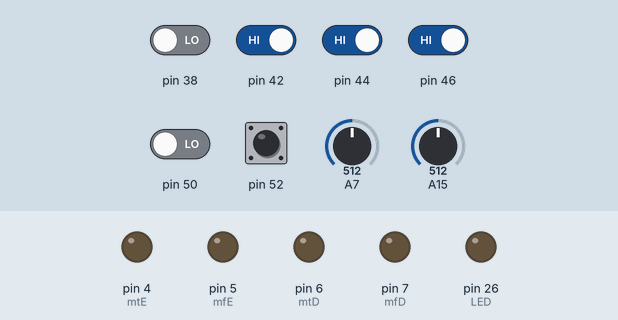
This sketch was run on a simulated Arduino Mega 2560, built with avr-gcc and run on an emulated ATmega2560. Parts: output pins drawn as LEDs (lit = HIGH). The inputs (shaded band) are chosen by the test bench; at power-on: pin 42, pin 44, pin 46, pin 52 HIGH, pin 38, pin 50 LOW, A7 = 512, A15 = 512.

Above: at 1.2 s.
1.3 s: pin 38 driven HIGH
At 2.5 s:
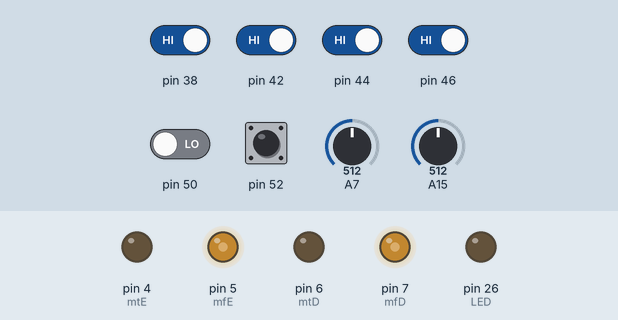
2.8 s: pin 44 driven LOW
At 4.0 s:
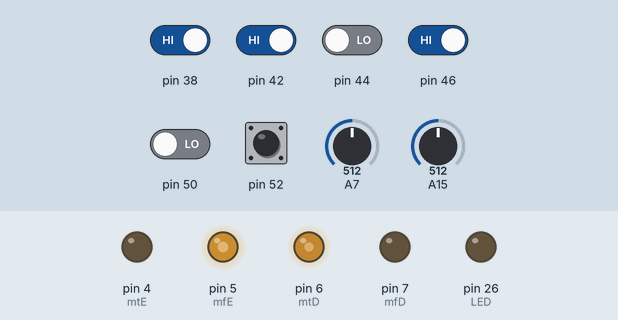
4.3 s: pin 46 driven LOW
At 4.8 s:
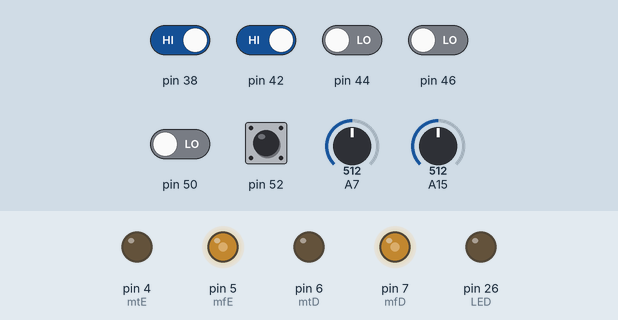
5.8 s: pin 44 driven HIGH
At 7.0 s:
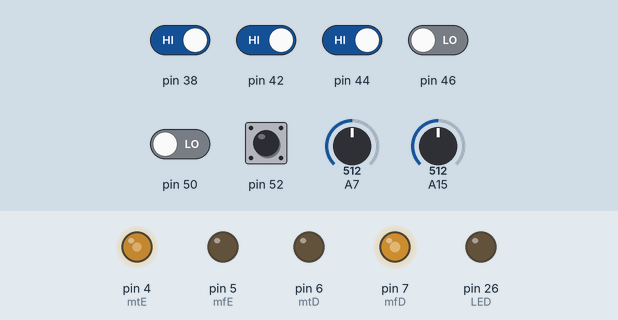
7.3 s: pin 42 driven LOW and pin 50 driven HIGH
At 9.3 s:
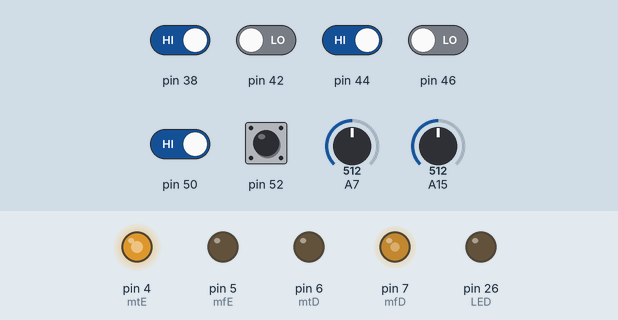
10.1 s: pin 46 driven HIGH
At 10.4 s:
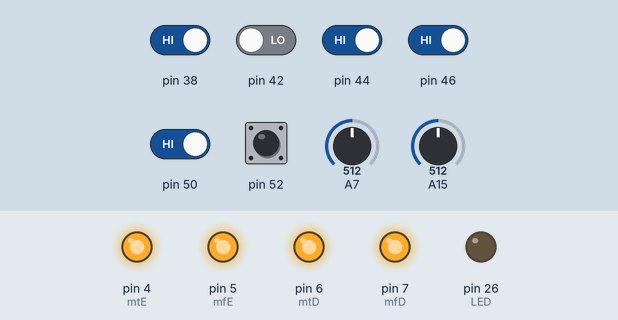
Timing chart, 0 to 13.1 s (numbered marks = the images above; inputs shaded):
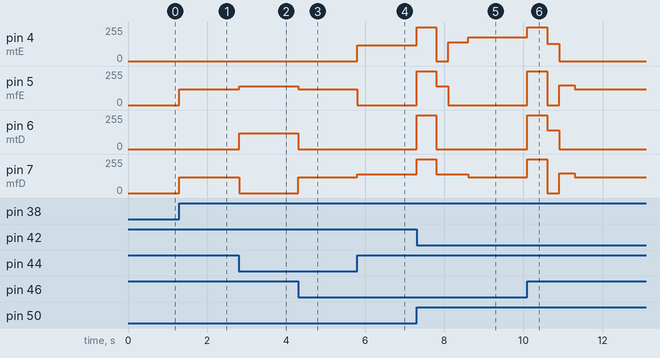

The sketch:

sketch_jul25d.ino
```cpp
//PROGRMAÇÃO_SAMURAI
//DECLARANDO MOTORES
byte mfE = 5;
byte mtE = 4;
byte mfD = 7;
byte mtD = 6;
byte LED = 26;


//VARIAVEIS GLOBAIS
byte curvaD = 0;
byte curvaE = 0;


//DECLARANDO SENSORES
int sensor_VE(A15);   //sensor verde esquerdo
int sensor_VD(A7);   //sensor verde direito
int sensor_EE(52);    //sensor extrema esquerda
int sensor_C(50);     //sensor central
int sensor_A(38);     //sensor avançado
int sensor_ED(42);    //sensor extrema direita
int sensor_PE(44);    //sensor ponta esquerda
int sensor_PD(46);    //sensor ponta direita

void setup() {


  //CONFIGURAÇÃO MOTORES
  pinMode(4, OUTPUT);
  pinMode(5, OUTPUT);
  pinMode(7, OUTPUT);
  pinMode(6, OUTPUT);
  pinMode(26, OUTPUT); //LED


  //CONFIGURAÇÃO SENSORES
  pinMode(sensor_VD, INPUT_PULLUP); //VerdeDireito
  pinMode(sensor_VE, INPUT_PULLUP); //VerdeEsquerdo
  pinMode(sensor_EE, INPUT); //ExtremoEsquerdo
  pinMode(sensor_C, INPUT); //Central
  pinMode(sensor_A, INPUT); //Avançado
  pinMode(sensor_ED, INPUT); //ExtremoDireito
  pinMode(sensor_PE, INPUT); //PontaEsquerda
  pinMode(sensor_PD, INPUT); //PontaDireita

}

void loop() {


  // BLOCO DE LEITURA DE SENSORES
  Serial.println(sensor_A);
  digitalWrite(26, LOW);
  sensor_VD = analogRead(A7);
  sensor_VE = analogRead(A15);
  sensor_EE = digitalRead(52);
  sensor_C = digitalRead(50);
  sensor_A = digitalRead(38);
  sensor_ED = digitalRead(42);
  sensor_PE = digitalRead(44);
  sensor_PD = digitalRead(46);


  //SEGUE LINHA GAP
  if ((sensor_PE == 0) && (sensor_PD == 0))

  {
    analogWrite(mfE, 120);
    analogWrite(mtE, 0);
    analogWrite(mfD, 120);
    analogWrite(mtD, 0);
  }


  //SEGUE LINHA AJUSTE
  if ((sensor_PE == 0) && (sensor_PD == 1))

  {
    analogWrite(mfE, 140);
    analogWrite(mtE, 0);
    analogWrite(mfD, 0);
    analogWrite(mtD, 120);

  }

  if ((sensor_PE == 1) && (sensor_PD == 0))
  {
    analogWrite(mfE, 0);
    analogWrite(mtE, 120);
    analogWrite(mfD, 140);
    analogWrite(mtD, 0);
  }

//verde

if ((sensor_VD <= 800) && (sensor_VD >=850))
{
  analogWrite(mfE, 255);
    analogWrite(mtE, 255);
    analogWrite(mfD, 255);
    analogWrite(mtD, 255);
    delay(5000);

digitalWrite(26, HIGH);
}

  //ENCRUZILHADA
    sensor_EE = digitalRead(52);
  sensor_C = digitalRead(50);
  sensor_A = digitalRead(38);
  sensor_ED = digitalRead(42);
  sensor_PE = digitalRead(44);
  sensor_PD = digitalRead(46);
if ((sensor_PE == 1) && (sensor_PD == 1) && (sensor_A == 1))
{

    analogWrite(mfE, 120);
    analogWrite(mtE, 0);
    analogWrite(mfD, 120);
    analogWrite(mtD, 0);
    delay(250);


}

sensor_VD = analogRead(A7);
  sensor_VE = analogRead(A15);


  // 90° DIREITA

  if ((sensor_EE == 0) && (sensor_PE == 0) && (sensor_C == 1) && (sensor_PD == 1) && (sensor_ED == 1))
  {

    analogWrite(mfE, 255);
    analogWrite(mtE, 255);
    analogWrite(mfD, 255);
    analogWrite(mtD, 255);
    delay(500);

sensor_VD = analogRead(A7);
  sensor_VE = analogRead(A15);

if ((sensor_VD <= 800) && (sensor_VD >=900))
{

digitalWrite(26, HIGH);

  analogWrite(mfE, 255);
    analogWrite(mtE, 255);
    analogWrite(mfD, 255);
    analogWrite(mtD, 255);
    delay(500);
}

analogWrite(mfE, 140);
    analogWrite(mtE, 0);
    analogWrite(mfD, 140);
    analogWrite(mtD, 0);
    delay(300);

    analogWrite(mfE, 140);
    analogWrite(mtE, 0);
    analogWrite(mfD, 0);
    analogWrite(mtD, 140);
    delay(500);

Serial.println(sensor_C);
   sensor_PE = digitalRead(44);
    while (sensor_PE == 0)
    {
      curvaD = 0;

sensor_PE = digitalRead(44);

      sensor_PE = digitalRead(44);
      analogWrite(mfE, 140);
      analogWrite(mtE, 0);
      analogWrite(mfD, 0);
      analogWrite(mtD, 150);

    }

    {

 analogWrite(mfE, 255);
    analogWrite(mtE, 255);
    analogWrite(mfD, 255);
    analogWrite(mtD, 255);
    delay(500);

     analogWrite(mfE, 0);
    analogWrite(mtE, 140);
    analogWrite(mfD, 0);
    analogWrite(mtD, 140);
    delay(300);


}

    analogWrite(mfE, 150);
    analogWrite(mtE, 0);
    analogWrite(mfD, 150);
    analogWrite(mtD, 0);
    delay(400);
    curvaD = 1;
  }

sensor_VD = analogRead(A7);
  sensor_VE = analogRead(A15);
  sensor_EE = digitalRead(52);
  sensor_C = digitalRead(50);
  sensor_A = digitalRead(38);
  sensor_ED = digitalRead(42);
  sensor_PE = digitalRead(44);
  sensor_PD = digitalRead(46);

  if ((sensor_EE == 0) && (sensor_A == 0) && (sensor_PE == 0) && (sensor_C == 0) && (sensor_PD == 0) && (curvaD == 1))
  {
    Serial.println(sensor_C);
   sensor_PE = digitalRead(44);
    while (sensor_PE == 0)
    {
      curvaD = 0;

sensor_PE = digitalRead(44);

      sensor_PE = digitalRead(44);
      analogWrite(mfE, 140);
      analogWrite(mtE, 0);
      analogWrite(mfD, 0);
      analogWrite(mtD, 150);
    }

analogWrite(mfE, 255);
    analogWrite(mtE, 255);
    analogWrite(mfD, 255);
    analogWrite(mtD, 255);
    delay(500);

    analogWrite(mfE, 0);
    analogWrite(mtE, 130);
    analogWrite(mfD, 0);
    analogWrite(mtD, 130);
    delay(300);


    return;
  }


  // 90° ESQUERDA

if ((sensor_ED == 0) && (sensor_PD == 0) && (sensor_C == 1) && (sensor_PE == 1) && (sensor_EE == 1))
  {

    analogWrite(mfE, 255);
    analogWrite(mtE, 255);
    analogWrite(mfD, 255);
    analogWrite(mtD, 255);
    delay(500);

sensor_VD = analogRead(A7);
  sensor_VE = analogRead(A15);

if ((sensor_VD <= 800) && (sensor_VD >=900))
{

  digitalWrite(26, HIGH);


  analogWrite(mfE, 255);
    analogWrite(mtE, 255);
    analogWrite(mfD, 255);
    analogWrite(mtD, 255);
    delay(500);
}

analogWrite(mfE, 140);
    analogWrite(mtE, 0);
    analogWrite(mfD, 140);
    analogWrite(mtD, 0);
    delay(300);

    analogWrite(mfE, 0);
    analogWrite(mtE, 140);
    analogWrite(mfD, 140);
    analogWrite(mtD, 0);
    delay(500);

Serial.println(sensor_C);
   sensor_PD = digitalRead(46);
    while (sensor_PD == 0)
    {
      curvaE = 0;

sensor_PD = digitalRead(46);

      sensor_PD = digitalRead(46);
      analogWrite(mfE, 0);
      analogWrite(mtE, 180);
      analogWrite(mfD, 120);
      analogWrite(mtD, 0);

    }

    {

 analogWrite(mfE, 255);
    analogWrite(mtE, 255);
    analogWrite(mfD, 255);
    analogWrite(mtD, 255);
    delay(500);

     analogWrite(mfE, 0);
    analogWrite(mtE, 130);
    analogWrite(mfD, 0);
    analogWrite(mtD, 140);
    delay(300);


}

    analogWrite(mfE, 150);
    analogWrite(mtE, 0);
    analogWrite(mfD, 150);
    analogWrite(mtD, 0);
    delay(400);
    curvaD = 1;
  }

sensor_VD = analogRead(A7);
  sensor_VE = analogRead(A15);
  sensor_EE = digitalRead(52);
  sensor_C = digitalRead(50);
  sensor_A = digitalRead(38);
  sensor_ED = digitalRead(42);
  sensor_PE = digitalRead(44);
  sensor_PD = digitalRead(46);

  if ((sensor_EE == 0) && (sensor_A == 0) && (sensor_PE == 0) && (sensor_C == 0) && (sensor_PD == 0) && (curvaD == 1))
  {
    Serial.println(sensor_C);
   sensor_PD = digitalRead(46);
    while (sensor_PD == 0)
    {
      curvaE = 0;

sensor_PD = digitalRead(46);

      sensor_PD = digitalRead(46);
      analogWrite(mfE, 0);
      analogWrite(mtE, 150);
      analogWrite(mfD, 140);
      analogWrite(mtD, 0);
    }

analogWrite(mfE, 255);
    analogWrite(mtE, 255);
    analogWrite(mfD, 255);
    analogWrite(mtD, 255);
    delay(500);

    analogWrite(mfE, 0);
    analogWrite(mtE, 130);
    analogWrite(mfD, 0);
    analogWrite(mtD, 130);
    delay(300);


    return;
  }


// T PARA DIREITA

pinMode(sensor_EE, INPUT); //ExtremoEsquerdo
  pinMode(sensor_C, INPUT); //Central
  pinMode(sensor_A, INPUT); //Avançado
  pinMode(sensor_ED, INPUT); //ExtremoDireito
  pinMode(sensor_PE, INPUT); //PontaEsquerda
  pinMode(sensor_PD, INPUT); //PontaDireita

if ((sensor_EE == 0) && (sensor_C == 1) && (sensor_PD == 1) && (sensor_A == 1))

{
     analogWrite(mfE, 140);
    analogWrite(mtE, 0);
    analogWrite(mfD, 140);
    analogWrite(mtD, 0);
    delay(250);
}

return;

  }
```

Measured:
- after the input at 1.3 s, pin 5 (mfE), pin 7 (mfD): 0/255 → 120/255 at once
- after the input at 2.8 s, pin 5 (mfE): 120/255 → 140/255 at once; pin 6 (mtD): 0/255 → 120/255 at once; pin 7 (mfD): 120/255 → 0/255 at once
- after the input at 4.3 s, pin 5 (mfE): 140/255 → 120/255 at once; pin 6 (mtD): 120/255 → 0/255 at once; pin 7 (mfD): 0/255 → 120/255 at once
- after the input at 5.8 s, pin 4 (mtE): 0/255 → 120/255 at once; pin 5 (mfE): 120/255 → 0/255 at once; pin 7 (mfD): 120/255 → 140/255 at once
- after the input at 7.3 s, pin 4 (mtE): 120/255 → 255/255 at once, → 0/255 0.50 s later, → 140/255 0.30 s later, → 180/255 0.50 s later; pin 5 (mfE): 0/255 → 255/255 at once, → 140/255 0.50 s later, → 0/255 0.30 s later
- after the input at 10.1 s, pin 4 (mtE): 180/255 → 255/255 at once, → 130/255 0.50 s later, → 0/255 0.30 s later; pin 5 (mfE): 0/255 → 255/255 at once, → 0/255 0.50 s later, → 150/255 0.30 s later, → 120/255 0.40 s later
